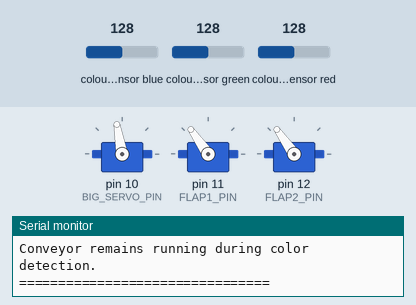
Recording of a sketch running on a simulated Arduino Uno, built with avr-gcc and run on an emulated ATmega328P. Parts: 3 × servo, the last lines printed to the serial monitor. Wiring (inferred from the names in the program): TCS3200 colour sensor: output pin 8; S2 pin 6; S3 pin 7; S0 pin 4; S1 pin 5. The test bench sets the inputs (shaded band); at power-on: colour sensor blue 128, colour sensor green 128, colour sensor red 128.

Above: at 1.7 s.
At 6.3 s:
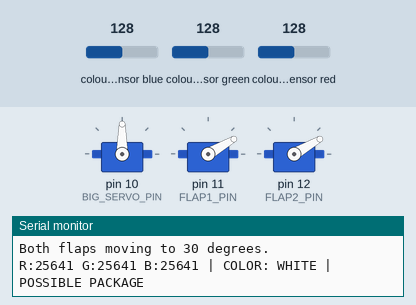
Timing chart, 0 to 8.9 s (numbered marks = the images above):
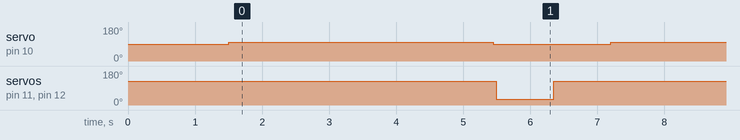

The sketch:

conveyor_color_sorting.ino
```cpp
#include <Servo.h>

// ============== TCS3200 PINS ==============
#define S0 4
#define S1 5
#define S2 6
#define S3 7
#define OUT 8
#define OE 9

// ============== SERVO PINS ==============
#define BIG_SERVO_PIN 10
#define FLAP1_PIN 11
#define FLAP2_PIN 12

// ============== SETTINGS ==============
const int SERVO_SPEED = 100;
const int SERVO_STOP = 90;

const int FLAP_HOME = 125;
const int FLAP_PUSH = 30;

const unsigned long STOP_DELAY = 3200;
const unsigned long FLAP_MOVE_TIME = 700;

// ============== BASE REFERENCES ==============
// Original successful base-detection logic.
// These values are deliberately unchanged.

const float BASE_R = 4432;
const float BASE_G = 3693;
const float BASE_B = 4541;

const float BASE_TOLERANCE = 0.35;

// ============== UPDATED COLOR REFERENCES ==============

// Latest WHITE average
const float WHITE_R = 15531;
const float WHITE_G = 18231;
const float WHITE_B = 19863;

// Latest BROWN average
const float BROWN_R = 19070;
const float BROWN_G = 13023;
const float BROWN_B = 13031;

// Color comparison tolerance.
// Adjust after observing actual readings if necessary.
const float COLOR_TOLERANCE = 0.30;

// Require consecutive non-base readings.
const int REQUIRED_PACKAGE_READINGS = 3;

// ============== RGB STRUCTURE ==============
struct RGB {
  unsigned long r;
  unsigned long g;
  unsigned long b;
};

// ============== SERVOS ==============
Servo bigServo;
Servo flap1;
Servo flap2;

// ============== SYSTEM STATES ==============
enum SystemState {
  BELT_RUNNING,
  WAITING_TO_STOP,
  FLAPS_EXTENDED,
  FLAPS_RETURNED
};

SystemState state = BELT_RUNNING;

unsigned long packageDetectedAt = 0;
unsigned long flapMovedAt = 0;

int packageReadings = 0;

// Prevent repeated color messages for the same detection.
bool colorReported = false;

// ============== COLOR SENSOR ==============
unsigned long readChannel(bool s2, bool s3) {
  digitalWrite(S2, s2);
  digitalWrite(S3, s3);

  delay(50);

  unsigned long pulse = pulseIn(OUT, LOW, 100000);

  if (pulse == 0) {
    return 0;
  }

  return 1000000UL / pulse;
}

RGB readRGB() {
  RGB x;

  x.r = readChannel(LOW, LOW);
  x.b = readChannel(LOW, HIGH);
  x.g = readChannel(HIGH, HIGH);

  return x;
}

// ============== VALID READING ==============
bool isValidReading(RGB x) {
  return x.r > 0 && x.g > 0 && x.b > 0;
}

// ============== BASE DETECTION ==============
bool channelMatches(float value, float reference,
                    float tolerance) {
  if (reference <= 0) {
    return false;
  }

  float difference = abs((long)value - (long)reference);

  return difference <= reference * tolerance;
}

bool isBase(RGB x) {
  if (!isValidReading(x)) {
    return false;
  }

  bool rMatch = channelMatches(
    x.r, BASE_R, BASE_TOLERANCE
  );

  bool gMatch = channelMatches(
    x.g, BASE_G, BASE_TOLERANCE
  );

  bool bMatch = channelMatches(
    x.b, BASE_B, BASE_TOLERANCE
  );

  return rMatch && gMatch && bMatch;
}

bool isPackage(RGB x) {
  if (!isValidReading(x)) {
    return false;
  }

  return !isBase(x);
}

// ============== COLOR CLASSIFICATION ==============

// Compare each channel to the reference using relative error.
// The average error across all three channels is used to choose
// the closest color, provided it falls within the tolerance.

float colorError(RGB x,
                 float refR,
                 float refG,
                 float refB) {
  float errorR = abs((long)x.r - (long)refR) / refR;
  float errorG = abs((long)x.g - (long)refG) / refG;
  float errorB = abs((long)x.b - (long)refB) / refB;

  return (errorR + errorG + errorB) / 3.0;
}

const char* detectColor(RGB x) {
  if (!isValidReading(x)) {
    return "WHITE";
  }

  // Use the original base detector first.
  if (isBase(x)) {
    return "BASE";
  }

  float whiteError = colorError(
    x, WHITE_R, WHITE_G, WHITE_B
  );

  float brownError = colorError(
    x, BROWN_R, BROWN_G, BROWN_B
  );

  // Find the closest reference.
  if (whiteError <= brownError &&
      whiteError <= COLOR_TOLERANCE) {
    return "WHITE";
  }

  if (brownError < whiteError &&
      brownError <= COLOR_TOLERANCE) {
    return "BROWN";
  }

  return "WHITE";
}

// ============== SETUP ==============
void setup() {
  Serial.begin(9600);

  pinMode(S0, OUTPUT);
  pinMode(S1, OUTPUT);
  pinMode(S2, OUTPUT);
  pinMode(S3, OUTPUT);
  pinMode(OUT, INPUT);
  pinMode(OE, OUTPUT);

  digitalWrite(OE, LOW);
  digitalWrite(S0, HIGH);
  digitalWrite(S1, LOW);

  bigServo.attach(BIG_SERVO_PIN);
  flap1.attach(FLAP1_PIN);
  flap2.attach(FLAP2_PIN);

  // Initialize both flaps together.
  flap1.write(FLAP_HOME);
  flap2.write(FLAP_HOME);

  delay(1000);

  // Start the big servo.
  bigServo.write(SERVO_STOP);
  delay(500);
  bigServo.write(SERVO_SPEED);

  Serial.println("================================");
  Serial.println("INVENTORY SYSTEM READY");
  Serial.println("Big servo: D10");
  Serial.println("Flap 1: D11");
  Serial.println("Flap 2: D12");
  Serial.println("Both flaps initialized at 125 degrees.");
  Serial.println("Conveyor remains running during color detection.");
  Serial.println("================================");
}

// ============== MAIN LOOP ==============
void loop() {
  RGB x = readRGB();

  bool valid = isValidReading(x);
  bool baseDetected = valid && isBase(x);
  bool packageDetected = valid && isPackage(x);

  unsigned long now = millis();

  // Print readings every 500 ms.
  static unsigned long lastPrint = 0;

  if (now - lastPrint >= 500) {
    lastPrint = now;

    Serial.print("R:");
    Serial.print(x.r);

    Serial.print(" G:");
    Serial.print(x.g);

    Serial.print(" B:");
    Serial.print(x.b);

    if (!valid) {
      Serial.println(" | INVALID SENSOR READING");
    } else {
      Serial.print(" | COLOR: ");
      Serial.print(detectColor(x));

      if (baseDetected) {
        Serial.println(" | BASE");
      } else {
        Serial.println(" | POSSIBLE PACKAGE");
      }
    }
  }

  switch (state) {

    // ==================================
    // STATE 1: BELT RUNNING
    // ==================================
    case BELT_RUNNING:

      // Conveyor stays running while readings are taken.
      if (baseDetected) {
        packageReadings = 0;
        colorReported = false;
      } else if (packageDetected) {
        packageReadings++;

        // Report the detected color once for this detection.
        if (!colorReported) {
          Serial.print("DETECTED COLOR: ");
          Serial.println(detectColor(x));
          colorReported = true;
        }
      } else {
        packageReadings = 0;
      }

      // Confirm a package after consecutive non-base readings.
      if (packageReadings >= REQUIRED_PACKAGE_READINGS) {
        packageReadings = 0;
        packageDetectedAt = millis();

        state = WAITING_TO_STOP;

        Serial.println();
        Serial.println("PACKAGE CONFIRMED!");
        Serial.println("Color detection complete.");
        Serial.println("Conveyor continues for 3100 ms.");
      }

      break;

    // ==================================
    // STATE 2: WAIT 3100 MS, THEN STOP
    // ==================================
    case WAITING_TO_STOP:

      // The conveyor keeps running throughout this delay.
      if (millis() - packageDetectedAt >= STOP_DELAY) {
        bigServo.write(SERVO_STOP);

        Serial.println("BIG SERVO STOPPED");
        Serial.println("Both flaps moving to 30 degrees.");

        // Command both flaps together.
        flap1.write(FLAP_PUSH);
        flap2.write(FLAP_PUSH);

        flapMovedAt = millis();
        state = FLAPS_EXTENDED;
      }

      break;

    // ==================================
    // STATE 3: RETURN BOTH FLAPS
    // ==================================
    case FLAPS_EXTENDED:

      if (millis() - flapMovedAt >= FLAP_MOVE_TIME) {
        Serial.println("Both flaps returning to 125 degrees.");

        flap1.write(FLAP_HOME);
        flap2.write(FLAP_HOME);

        flapMovedAt = millis();
        state = FLAPS_RETURNED;
      }

      break;

    // ==================================
    // STATE 4: WAIT FOR FLAPS TO RETURN
    // ==================================
    case FLAPS_RETURNED:

      if (millis() - flapMovedAt >= FLAP_MOVE_TIME) {
        Serial.println("Both flaps returned to 125 degrees.");

        bigServo.write(SERVO_SPEED);

        Serial.println("Big servo restarted.");
        Serial.println("READY FOR NEXT PACKAGE!");
        Serial.println();

        packageReadings = 0;
        colorReported = false;

        state = BELT_RUNNING;
      }

      break;
  }

  delay(20);
}
```

Measured:
- by itself, servo on pin 10 (BIG_SERVO_PIN): alternates 100° for 3.8 s and 90° for 1.7 s
- by itself, servo on pin 11 (FLAP1_PIN), servo on pin 12 (FLAP2_PIN): alternates 125° for 4.7 s and 30° for 0.86 s
